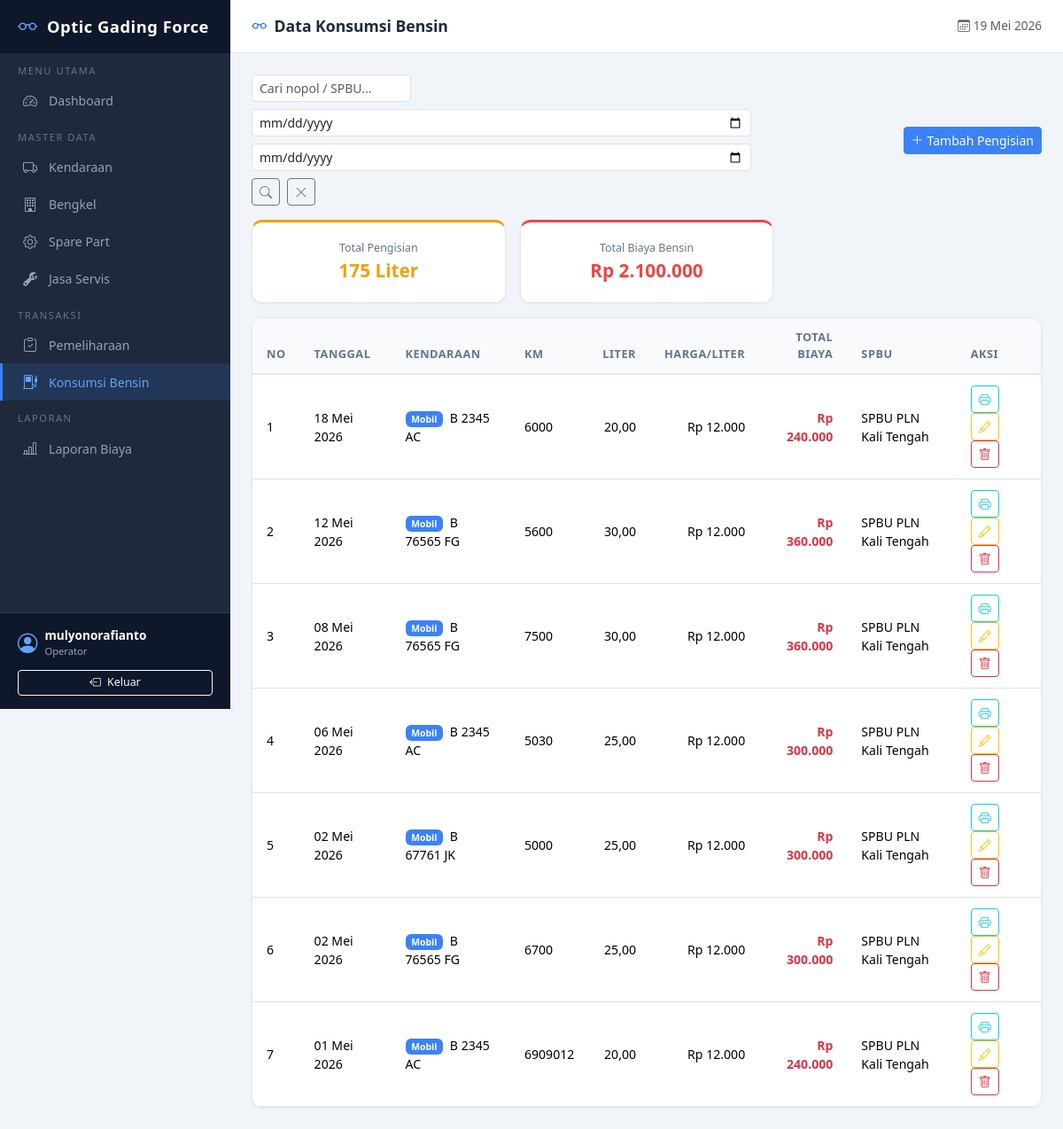
/bensin/ (signed in), run on the app's committed database.
### pemeliharaan/models.py (models this page shows, shortened)
class KonsumsiBensin(models.Model):
    kendaraan = models.ForeignKey(
        Kendaraan, on_delete=models.PROTECT, verbose_name='Kendaraan'
    )
    tanggal = models.DateField('Tanggal Pengisian')
    km_pengisian = models.PositiveIntegerField('KM Saat Pengisian', blank=True, null=True)
    liter = models.DecimalField('Jumlah Liter', max_digits=6, decimal_places=2)
    harga_per_liter = models.DecimalField('Harga per Liter', max_digits=12, decimal_places=2)
    total_biaya = models.DecimalField('Total Biaya', max_digits=14, decimal_places=2, default=0)
    spbu = models.CharField('Nama SPBU', max_length=200, blank=True, default='')
    keterangan = models.TextField('Keterangan', blank=True, default='')
    tanggal_input = models.DateTimeField('Tanggal Input', auto_now_add=True)
    class Meta:
        app_label = 'pemeliharaan'
        ordering = ['-tanggal']
        verbose_name = 'Konsumsi Bensin'
        verbose_name_plural = 'Data Konsumsi Bensin'

class Kendaraan(models.Model):
    jenis = models.CharField('Jenis Kendaraan', max_length=20, choices=JENIS_KENDARAAN)
    nomor_polisi = models.CharField('Nomor Polisi', max_length=20, unique=True)
    merk = models.CharField('Merk', max_length=100)
    tipe = models.CharField('Tipe/Model', max_length=100)
    tahun_pembuatan = models.PositiveIntegerField('Tahun Pembuatan')
    warna = models.CharField('Warna', max_length=50)
    no_rangka = models.CharField('Nomor Rangka', max_length=100, blank=True, default='')
    no_mesin = models.CharField('Nomor Mesin', max_length=100, blank=True, default='')
    pemilik_pengguna = models.CharField('Pemilik/Pengguna', max_length=150)
    foto = models.ImageField('Foto Kendaraan', upload_to=kendaraan_foto_path, blank=True, null=True)
    keterangan = models.TextField('Keterangan', blank=True, default='')
    aktif = models.BooleanField('Aktif', default=True)
    tanggal_input = models.DateTimeField('Tanggal Input', auto_now_add=True)
    class Meta:
        app_label = 'pemeliharaan'
        ordering = ['nomor_polisi']
        verbose_name = 'Kendaraan'
        verbose_name_plural = 'Data Kendaraan'

### pemeliharaan/views.py (the view)
# urls.py: path('bensin/', views.bensin_list, name='bensin_list'),
@login_required
def bensin_list(request):
    queryset = KonsumsiBensin.objects.select_related('kendaraan').all()
    search = request.GET.get('q', '')
    start = request.GET.get('start', '')
    end = request.GET.get('end', '')
    if search:
        queryset = queryset.filter(
            Q(kendaraan__nomor_polisi__icontains=search) |
            Q(spbu__icontains=search)
        )
    if start:
        queryset = queryset.filter(tanggal__gte=start)
    if end:
        queryset = queryset.filter(tanggal__lte=end)
    total_keseluruhan = queryset.aggregate(t=Sum('total_biaya'))['t'] or 0
    total_liter = queryset.aggregate(t=Sum('liter'))['t'] or 0
    context = {
        'object_list': queryset,
        'search': search,
        'start': start,
        'end': end,
        'total_keseluruhan': total_keseluruhan,
        'total_liter': total_liter,
    }
    return render(request, 'pemeliharaan/bensin_list.html', context)

### pemeliharaan/templatetags/custom_filters.py (called while the page is built)
@register.filter(name='rupiah')
def rupiah(value):
    try:
        val = float(value)
        return f"Rp {val:,.0f}".replace(",", "X").replace(".", ",").replace("X", ".")
    except (ValueError, TypeError):
        return "Rp 0"

### pemeliharaan/templates/pemeliharaan/bensin_list.html (shortened to what this page needs)
{% extends 'pemeliharaan/base.html' %}
{% load custom_filters %}
{% block nav_bensin %}active{% endblock %}
{% block page_title %}Data Konsumsi Bensin{% endblock %}
{% block content %}
<div class="d-flex justify-content-between align-items-center mb-3 flex-wrap gap-2">
    <form method="get" class="d-flex gap-2 flex-wrap">
        <input type="text" name="q" class="form-control form-control-sm" placeholder="Cari nopol / SPBU..." value="{{ search }}" style="width:180px;">
        <input type="date" name="start" class="form-control form-control-sm" value="{{ start }}" title="Dari tanggal">
        <input type="date" name="end" class="form-control form-control-sm" value="{{ end }}" title="Sampai tanggal">
        <button type="submit" class="btn btn-sm btn-outline-secondary"><i class="bi bi-search"></i></button>
        <a href="{% url 'pemeliharaan:bensin_list' %}" class="btn btn-sm btn-outline-secondary"><i class="bi bi-x-lg"></i></a>
    </form>
    <a href="{% url 'pemeliharaan:bensin_create' %}" class="btn btn-sm btn-primary-custom"><i class="bi bi-plus-lg me-1"></i>Tambah Pengisian</a>
</div>
<div class="row g-3 mb-3">
    <div class="col-md-4">
        <div class="stat-card text-center" style="border-top:3px solid #f59e0b;">
            <div style="font-size:0.78rem; color:#64748b;">Total Pengisian</div>
            <div style="font-size:1.3rem; font-weight:700; color:#f59e0b;">{{ total_liter }} Liter</div>
        </div>
    </div>
    <div class="col-md-4">
        <div class="stat-card text-center" style="border-top:3px solid #ef4444;">
            <div style="font-size:0.78rem; color:#64748b;">Total Biaya Bensin</div>
            <div style="font-size:1.3rem; font-weight:700; color:#ef4444;">{{ total_keseluruhan|rupiah }}</div>
        </div>
    </div>
</div>
<div class="data-table">
    <div class="table-responsive">
        <table class="table">
            <thead>
                <tr>
                    <th>No</th><th>Tanggal</th><th>Kendaraan</th><th>KM</th>
                    <th class="text-end">Liter</th><th class="text-end">Harga/Liter</th>
                    <th class="text-end">Total Biaya</th><th>SPBU</th><th>Aksi</th>
                </tr>
            </thead>
            <tbody>
            {% for obj in object_list %}
            <tr>
                <td>{{ forloop.counter }}</td>
                <td>{{ obj.tanggal|date:"d M Y" }}</td>
                <td>
                    <span class="badge badge-{{ obj.kendaraan.jenis }} me-1" style="font-size:0.65rem;">{{ obj.kendaraan.get_jenis_display }}</span>
                    {{ obj.kendaraan.nomor_polisi }}
                </td>
                <td>{{ obj.km_pengisian|default:"-" }}</td>
                <td class="text-end">{{ obj.liter }}</td>
                <td class="text-end">{{ obj.harga_per_liter|rupiah }}</td>
                <td class="text-end fw-semibold text-danger">{{ obj.total_biaya|rupiah }}</td>
                <td>{{ obj.spbu|default:"-" }}</td>
                <td>
                    <a href="{% url 'pemeliharaan:export_struk_bensin_pdf' obj.pk %}" class="btn btn-sm btn-outline-info" title="Cetak Struk PDF" target="_blank"><i class="bi bi-printer"></i></a>
                    <a href="{% url 'pemeliharaan:bensin_update' obj.pk %}" class="btn btn-sm btn-outline-warning" title="Edit"><i class="bi bi-pencil"></i></a>
                    <form method="post" action="{% url 'pemeliharaan:bensin_delete' obj.pk %}" style="display:inline;" onsubmit="return confirm('Hapus data bensin ini?')">
                        <button type="submit" class="btn btn-sm btn-outline-danger" title="Hapus"><i class="bi bi-trash"></i></button>
                    </form>
                </td>
            </tr>
            {% empty %}
            <tr><td colspan="9" class="text-center text-muted py-4">Belum ada data pengisian bensin</td></tr>
            {% endfor %}
            </tbody>
        </table>
    </div>
</div>
{% endblock %}

### pemeliharaan/templates/pemeliharaan/base.html (shortened to what this page needs)
{% load custom_filters %}
<!DOCTYPE html>
<html lang="id">
<head>
    <link href="https://cdn.jsdelivr.net/npm/bootstrap@5.3.2/dist/css/bootstrap.min.css" rel="stylesheet">
    <link href="https://cdn.jsdelivr.net/npm/bootstrap-icons@1.11.3/font/bootstrap-icons.min.css" rel="stylesheet">
</head>
<body>
    <nav class="sidebar" id="sidebar">
        <div class="brand">
            <i class="bi bi-eyeglasses"></i> Optic Gading Force
        </div>
        <div class="nav-menu">
            <div class="nav-section">Menu Utama</div>
            <a href="{% url 'pemeliharaan:dashboard' %}" class="nav-link {% block nav_dashboard %}{% endblock %}">
                <i class="bi bi-speedometer2"></i> Dashboard
            </a>
            <div class="nav-section">Master Data</div>
            <a href="{% url 'pemeliharaan:kendaraan_list' %}" class="nav-link {% block nav_kendaraan %}{% endblock %}">
                <i class="bi bi-truck"></i> Kendaraan
            </a>
            <a href="{% url 'pemeliharaan:bengkel_list' %}" class="nav-link {% block nav_bengkel %}{% endblock %}">
                <i class="bi bi-building"></i> Bengkel
            </a>
            <a href="{% url 'pemeliharaan:sparepart_list' %}" class="nav-link {% block nav_sparepart %}{% endblock %}">
                <i class="bi bi-gear"></i> Spare Part
            </a>
            <a href="{% url 'pemeliharaan:jasaservis_list' %}" class="nav-link {% block nav_jasaservis %}{% endblock %}">
                <i class="bi bi-wrench-adjustable"></i> Jasa Servis
            </a>
            <div class="nav-section">Transaksi</div>
            <a href="{% url 'pemeliharaan:pemeliharaan_list' %}" class="nav-link {% block nav_pemeliharaan %}{% endblock %}">
                <i class="bi bi-clipboard-check"></i> Pemeliharaan
            </a>
            <a href="{% url 'pemeliharaan:bensin_list' %}" class="nav-link {% block nav_bensin %}{% endblock %}">
                <i class="bi bi-fuel-pump"></i> Konsumsi Bensin
            </a>
            <div class="nav-section">Laporan</div>
            <a href="{% url 'pemeliharaan:laporan' %}" class="nav-link {% block nav_laporan %}{% endblock %}">
                <i class="bi bi-bar-chart-line"></i> Laporan Biaya
            </a>
        </div>
        {% if user.is_authenticated %}
        <div class="sidebar-user">
            <div class="d-flex align-items-center text-white mb-2">
                <i class="bi bi-person-circle me-2" style="font-size:1.4rem; color:#60a5fa;"></i>
                <div>
                    <div style="font-size:0.85rem; font-weight:600;">{{ user.get_full_name|default:user.username }}</div>
                    <div style="font-size:0.7rem; color:#94a3b8;">Operator</div>
                </div>
            </div>
            <form method="post" action="{% url 'pemeliharaan:logout' %}">
                <button type="submit" class="btn btn-sm btn-outline-light w-100 mt-1" style="font-size:0.78rem;">
                    <i class="bi bi-box-arrow-left me-1"></i> Keluar
                </button>
            </form>
        </div>
        {% endif %}
    </nav>
    <div class="main-content">
        <div class="topbar">
            <span class="page-title"><i class="bi bi-eyeglasses me-2 text-primary"></i>{% block page_title %}Dashboard{% endblock %}</span>
            <div class="ms-auto d-flex align-items-center gap-3">
                <span class="text-muted d-none d-md-block" style="font-size:0.85rem;">
                    <i class="bi bi-calendar3 me-1"></i>{% now "d M Y" %}
                </span>
            </div>
        </div>
        <div class="content-area">
            {% block content %}{% endblock %}
        </div>
    </div>
</body>
</html>

### pemeliharaan/templates/pemeliharaan/base.html (style rules this page uses)
:root { --sidebar-width: 260px; --sidebar-bg: #1e293b; --sidebar-hover: #334155; --sidebar-active: #3b82f6; --topbar-height: 60px; }
body { background: #f1f5f9; min-height: 100vh; }
.sidebar { width: var(--sidebar-width); height: 100vh; position: fixed; left: 0; top: 0; background: var(--sidebar-bg); color: #cbd5e1; overflow-y: auto; z-index: 1000; transition: transform 0.3s; display: flex; flex-direction: column; }
.sidebar .brand { height: var(--topbar-height); display: flex; align-items: center; padding: 0 20px; background: #0f172a; color: #fff; font-weight: 700; font-size: 1.15rem; letter-spacing: 0.5px; flex-shrink: 0; }
.sidebar .brand i { font-size: 1.4rem; margin-right: 10px; color: #60a5fa; }
.sidebar .nav-menu { flex-grow: 1; }
.sidebar .nav-section { padding: 12px 0 4px 20px; font-size: 0.7rem; text-transform: uppercase; letter-spacing: 1.5px; color: #64748b; }
.sidebar .nav-link { color: #94a3b8; padding: 9px 20px; display: flex; align-items: center; transition: all 0.2s; border-left: 3px solid transparent; font-size: 0.88rem; }
.sidebar .nav-link.active { background: rgba(59,130,246,0.15); color: #60a5fa; border-left-color: var(--sidebar-active); }
.sidebar .nav-link i { width: 22px; margin-right: 10px; text-align: center; font-size: 1rem; }
.sidebar-user { flex-shrink: 0; padding: 15px 20px; background: #0f172a; border-top: 1px solid #334155; margin-top: auto; }
.main-content { margin-left: var(--sidebar-width); min-height: 100vh; display: flex; flex-direction: column; }
.topbar { height: var(--topbar-height); background: #fff; border-bottom: 1px solid #e2e8f0; display: flex; align-items: center; padding: 0 24px; position: sticky; top: 0; z-index: 100; flex-shrink: 0; }
.topbar .page-title { font-weight: 600; font-size: 1.1rem; color: #1e293b; }
.content-area { padding: 24px; flex-grow: 1; }
.stat-card { background: #fff; border-radius: 12px; padding: 20px; box-shadow: 0 1px 3px rgba(0,0,0,0.06); border: 1px solid #e2e8f0; transition: transform 0.2s; }
.data-table { background: #fff; border-radius: 12px; box-shadow: 0 1px 3px rgba(0,0,0,0.06); border: 1px solid #e2e8f0; overflow: hidden; }
.data-table table { margin: 0; }
.data-table thead th { background: #f8fafc; border-bottom: 2px solid #e2e8f0; font-size: 0.8rem; text-transform: uppercase; letter-spacing: 0.5px; color: #64748b; font-weight: 600; padding: 12px 16px; }
.data-table tbody td { padding: 12px 16px; vertical-align: middle; font-size: 0.88rem; }
.badge-mobil { background: #3b82f6; }
.btn-primary-custom { background: #3b82f6; border-color: #3b82f6; color: #fff; }

### data on the page
KonsumsiBensin: tanggal "18 Mei 2026", kendaraan.jenis "Mobil", kendaraan.nomor_polisi "B 2345 AC", km_pengisian "6000", liter "20,00", harga_per_liter|rupiah "Rp 12.000", total_biaya|rupiah "Rp 240.000", spbu "SPBU PLN Kali Tengah"
KonsumsiBensin: tanggal "12 Mei 2026", kendaraan.jenis "Mobil", kendaraan.nomor_polisi "B 76565 FG", km_pengisian "5600", liter "30,00", harga_per_liter|rupiah "Rp 12.000", total_biaya|rupiah "Rp 360.000", spbu "SPBU PLN Kali Tengah"
KonsumsiBensin: tanggal "08 Mei 2026", kendaraan.jenis "Mobil", kendaraan.nomor_polisi "B 76565 FG", km_pengisian "7500", liter "30,00", harga_per_liter|rupiah "Rp 12.000", total_biaya|rupiah "Rp 360.000", spbu "SPBU PLN Kali Tengah"
KonsumsiBensin: tanggal "06 Mei 2026", kendaraan.jenis "Mobil", kendaraan.nomor_polisi "B 2345 AC", km_pengisian "5030", liter "25,00", harga_per_liter|rupiah "Rp 12.000", total_biaya|rupiah "Rp 300.000", spbu "SPBU PLN Kali Tengah"
KonsumsiBensin: tanggal "02 Mei 2026", kendaraan.jenis "Mobil", kendaraan.nomor_polisi "B 67761 JK", km_pengisian "5000", liter "25,00", harga_per_liter|rupiah "Rp 12.000", total_biaya|rupiah "Rp 300.000", spbu "SPBU PLN Kali Tengah"
KonsumsiBensin: tanggal "02 Mei 2026", kendaraan.jenis "Mobil", kendaraan.nomor_polisi "B 76565 FG", km_pengisian "6700", liter "25,00", harga_per_liter|rupiah "Rp 12.000", total_biaya|rupiah "Rp 300.000", spbu "SPBU PLN Kali Tengah"
KonsumsiBensin: tanggal "01 Mei 2026", kendaraan.jenis "Mobil", kendaraan.nomor_polisi "B 2345 AC", km_pengisian "6909012", liter "20,00", harga_per_liter|rupiah "Rp 12.000", total_biaya|rupiah "Rp 240.000", spbu "SPBU PLN Kali Tengah"

### other printed values
{{ user.get_full_name|default:user.username }} "mulyonorafianto"
{{ total_liter }} "175"
{{ total_keseluruhan|rupiah }} "Rp 2.100.000"
